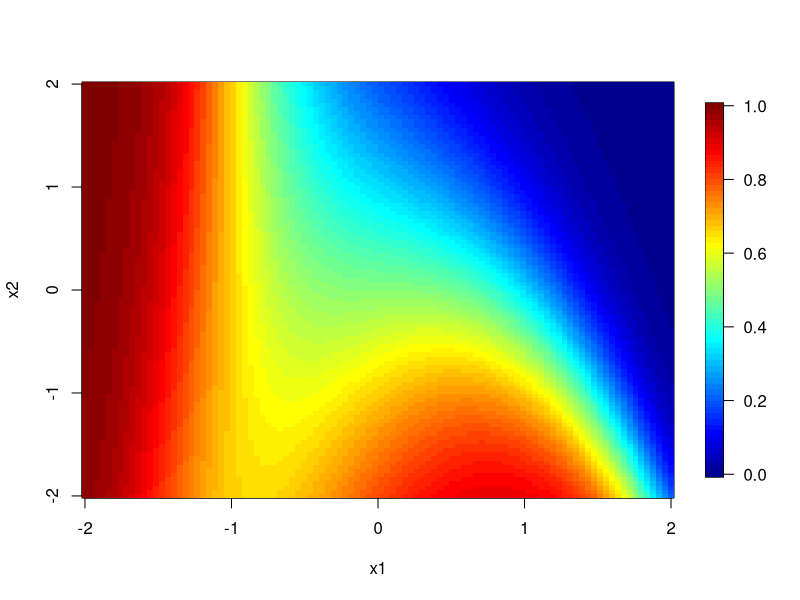

The R script that drew this image: (Note: this script raises an error after producing the figure.)

require(fields) 

hmap.func <- function(a, f, xlab, ylab) 
{
  image.plot(a, a, outer(a, a, f), zlim = c(0, 1), xlab = xlab, ylab = ylab)
}

g <- function(x, y) 1 / (1 + 2^(x^3+ y+x*y))

d <- data.frame(x1 = rnorm(1000), x2 = rnorm(1000)
                ,x3 = rnorm(1000), x4 = rnorm(1000))
d$y = with(d, ifelse(runif(1000) < g(x1, x2), 1, 0))


# plot signal (left hand plot below)
a = seq(-2, 2, len = 100)
hmap.func(a, g, "x1", "x2")


## logistic regression: binary classification

get.p<-function(beta,X)
{
  xx=exp(X%*%matrix(beta,ncol=1))
  p=xx/(1+xx)
  return(p)
}
logit.beta<-function(beta0,X,Y,eps)
{
  P=get.p(beta0,X)
  W=diag(as.vector(P*(1-P)))
  beta1=beta0+solve(t(X)%*%W%*%X)%*%t(X)%*%(Y-P)
  
  while(sum((beta1-beta0)^2)/sum(beta1^2)>eps^2)
  {
    cat("beta1:",beta1,"\n")
    beta0=beta1
    P=get.p(beta0,X)
    W=diag(as.vector(P*(1-P)))
    beta1=beta0+solve(t(X)%*%W%*%X)%*%t(X)%*%(Y-P)
  }
  return(beta1)
}

logit.predict<-function(X,Y,eps=10^(-1))
{
  X=as.matrix(cbind(1,X))
  Y=matrix(Y,ncol=1)
  beta0=sample(c(-1, 1), ncol(X), replace=TRUE)
  beta=logit.beta(beta0,X,Y,eps=eps)
  pred=get.p(beta,X)
  return(list(Beta=beta,Pred=pred))
}

logit.res=logit.predict(d[,-1],d$y,eps=10^(-2))

f<-function(x,y,beta)
{
  zero=matrix(0,nrow=length(x),ncol=nrow(beta)-3)
  X=as.matrix(cbind(1,x,y,zero))
  p=get.p(beta,X)
  return(p)
}
image.plot(a, a, outer(a, a, f,beta=logit.res$Beta), zlim = c(0, 1), xlab = "x1", ylab = "x2")

aa=outer(a, a, f,beta=logit.res$Beta)
